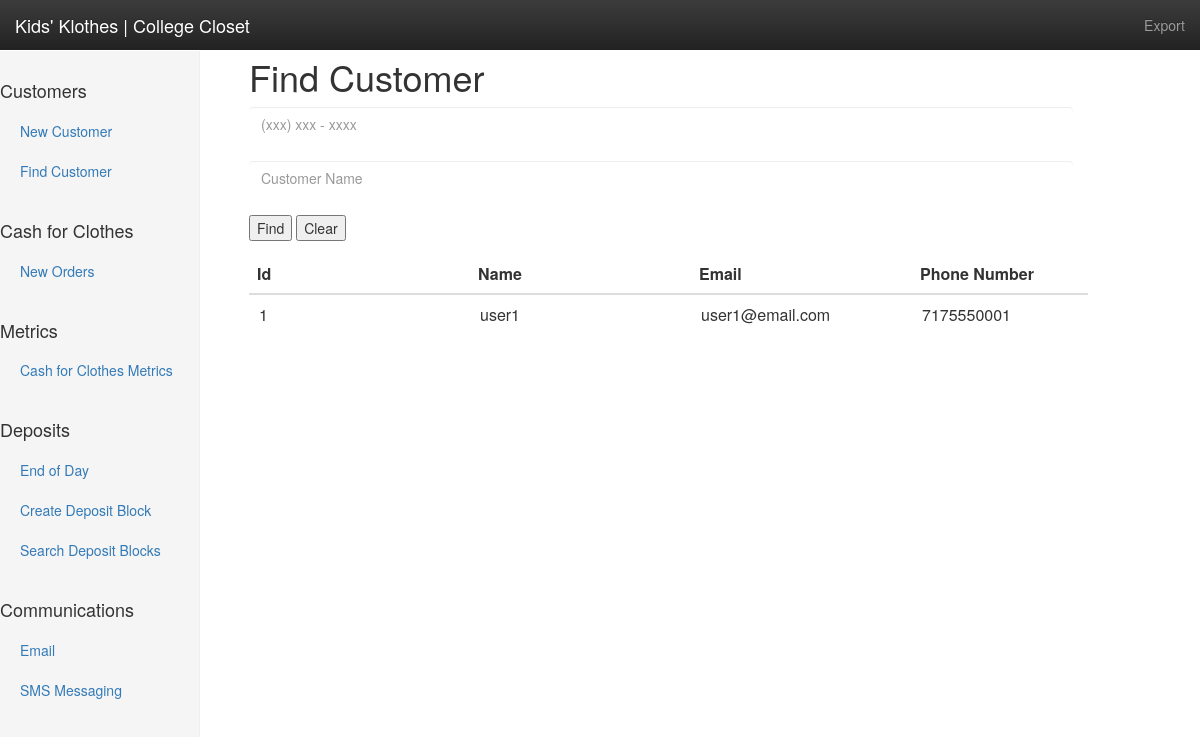
Screenshot of /find_customer.php?phone=7175550001 with the database file from the repository.
### tables this page shows
CREATE TABLE IF NOT EXISTS `customers` (
`customer_id` int(11) NOT NULL,
  `name` varchar(255) DEFAULT NULL,
  `email` varchar(255) DEFAULT NULL,
  `phone` varchar(15) DEFAULT NULL,
  `balance` int(11) DEFAULT NULL,
  `note` varchar(255) DEFAULT NULL,
  `address` varchar(255) NOT NULL,
  `city` varchar(255) NOT NULL,
  `state` varchar(2) NOT NULL,
  `zip` varchar(5) NOT NULL,
  `license` varchar(8) NOT NULL
);

### find_customer.php (the view, shortened to what this page needs)
<?php include 'includes/dbconnect.php'; ?>
<html>
	<head>
		<link rel="stylesheet" href="https://maxcdn.bootstrapcdn.com/bootstrap/3.3.6/css/bootstrap.min.css">
		<link rel="stylesheet" href="https://maxcdn.bootstrapcdn.com/bootstrap/3.3.6/css/bootstrap-theme.min.css">
		<link rel="stylesheet" href="css/find_customer.css">
	</head>
	<body>
	<nav class="navbar navbar-inverse navbar-fixed-top">
			<div class="container-fluid">
				<div class="navbar-header">
					<a class="navbar-brand" href="index.php">Kids' Klothes | College Closet</a>
				</div>
				<div id="navbar" class="navbar-collapse collapse">
					<ul class="nav navbar-nav navbar-right">
						<li><a href="php/export_cust.php">Export</a></li>
					</ul>
				</div>
			</div>
		</nav>
		<div class="container-fluid">
			<div class="row">
				<div class="col-sm-3 col-md-2 sidebar">
					<ul class="nav nav-sidebar">
						<li><h4>Customers</h4></li>
						<li><a href="new_customer.php">New Customer</a></li>
						<li><a href="find_customer.php">Find Customer</a></li>
					</ul>
					<ul class="nav nav-sidebar">
						<li><h4>Cash for Clothes</h4></li>
						<li><a href="new_order.php">New Orders</a></li>
					</ul>
					<ul class="nav nav-sidebar">
						<li><h4>Metrics</h4></li>
						<li><a href="metrics.php">Cash for Clothes  Metrics</a></li>
					</ul>
					<ul class="nav nav-sidebar">
						<li><h4>Deposits</h4></li>
						<li><a href="endday.php">End of Day</a></li>
						<li><a href="depositblock.php">Create Deposit Block</a></li>
						<li><a href="search_deposits.php">Search Deposit Blocks</a></li>
					</ul>
					<ul class="nav nav-sidebar">
						<li><h4>Communications</h4></li>
						<li><a href="email.php">Email</a></li>
						<li><a href="text.php">SMS Messaging</a></li>
					</ul>
					</div>
				<div class="col-sm-9 col-md-10 cont">
				</div>
			</div>
		<div class="col-sm-11 col-md-11 cont">
			<h1> Find Customer </h1>
			<form action="?" method="GET" class="form-signin">
				<input type="numbers" name="phone" id="phone" class="form-control clearThis" placeholder="(xxx) xxx - xxxx" /><br/>
				<input type="text" name="name" id="name" class="form-control clearThis" placeholder="Customer Name" /><br/>
				<input type='submit' value='Find'>
				<button onclick="return clearInputs()">Clear</button>
			</form>
			<div id="table-div" class="row <?php if(empty($_GET["phone"]) and empty($_GET["name"])){ echo 'hide-me'; } ?>">
				<div class="col-md-12 table-responsive">
				  <table class="table">
					<thead>
					  <tr>
						<th>Id</th>
						<th>Name</th>
						<th>Email</th>
						<th>Phone Number</th>
					  </tr>
					</thead>
					<tbody>
					  <?php
						$phoneBool = !empty($_GET["phone"]);
						$nameBool = !empty($_GET["name"]);
						if($phoneBool and $nameBool){
							$sql = "SELECT * FROM customers WHERE name LIKE '%".$_GET["name"]."%' AND phone=".$_GET["phone"];
							$result = mysqli_query($conn, $sql);
							$row = mysqli_fetch_assoc($result);
							do{
								echo "<tr>";
								echo "<td><input type='text' class='clearThis' name='shown_id' value='".$row["customer_id"]."' READONLY></td>";
								echo "<td><input type='text' class='clearThis' name='name' value='".$row["name"]."' READONLY ></td>";
								echo "<td><input type='text' class='clearThis' name='email' value='".$row["email"]."' READONLY></td>";
								echo "<td><input type='text' class='clearThis' name='shown_phone' value='".$row["phone"]."' READONLY></td>";
								echo "<td><a href='view_customer.php?vc_id=".$row["customer_id"]."' > View </a></td>";
								echo "</tr>";
							} while ($row = mysqli_fetch_assoc($result));
						}
						else if($phoneBool){
							$sql = "SELECT * FROM customers WHERE phone=".$_GET["phone"];
							$result = mysqli_query($conn, $sql);
							$row = mysqli_fetch_assoc($result);
							do{
								echo "<tr>";
								echo "<td><input type='text' class='clearThis' name='shown_id' value='".$row["customer_id"]."' READONLY></td>";
								echo "<td><input type='text' class='clearThis' name='name' value='".$row["name"]."' READONLY ></td>";
								echo "<td><input type='text' class='clearThis' name='email' value='".$row["email"]."' READONLY></td>";
								echo "<td><input type='text' class='clearThis' name='shown_phone' value='".$row["phone"]."' READONLY></td>";
								echo "</tr>";
							} while ($row = mysqli_fetch_assoc($result));
						}
					  ?>
					</tbody>
				  </table>
				</div>
			</div>
		</div>
	</div>
	</body>
</html>

### css/find_customer.css (style rules this page uses)
.cont { padding-left: 20%; }
.clearThis { background: transparent; border:none; }
body { padding-top: 3%; }
.navbar-fixed-top { border: 0; }
.sidebar { display: none; }
@media (min-width: 768px) { .sidebar { position: fixed; top: 51px; bottom: 0; left: 0; z-index: 1000; display: block; padding: 20px; overflow-x: hidden; overflow-y: auto; background-color: #f5f5f5; border-right: 1px solid #eee; } }
.nav-sidebar { margin-right: -21px; margin-bottom: 20px; margin-left: -20px; }
.nav-sidebar > li > a { padding-right: 20px; padding-left: 20px; }

### rows the page displays
customers: shown_id "1", name "user1", email "user1@email.com", shown_phone "7175550001"
